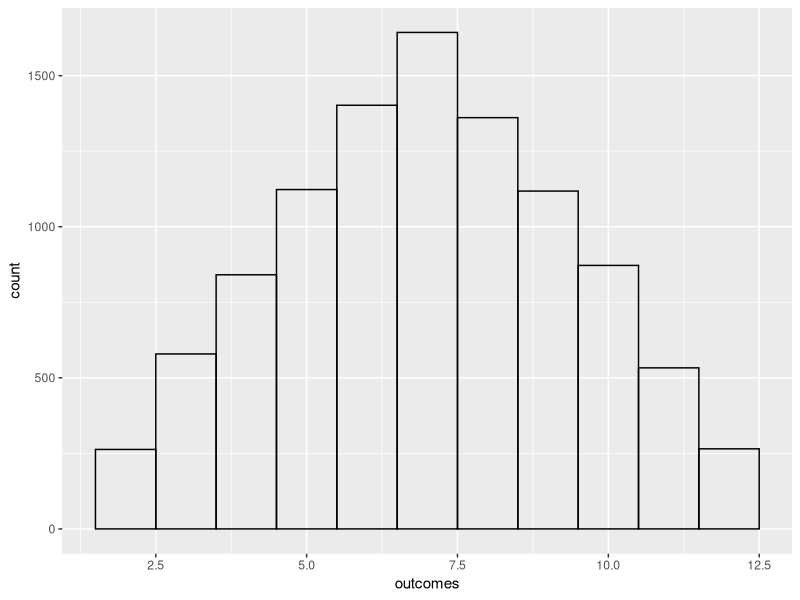
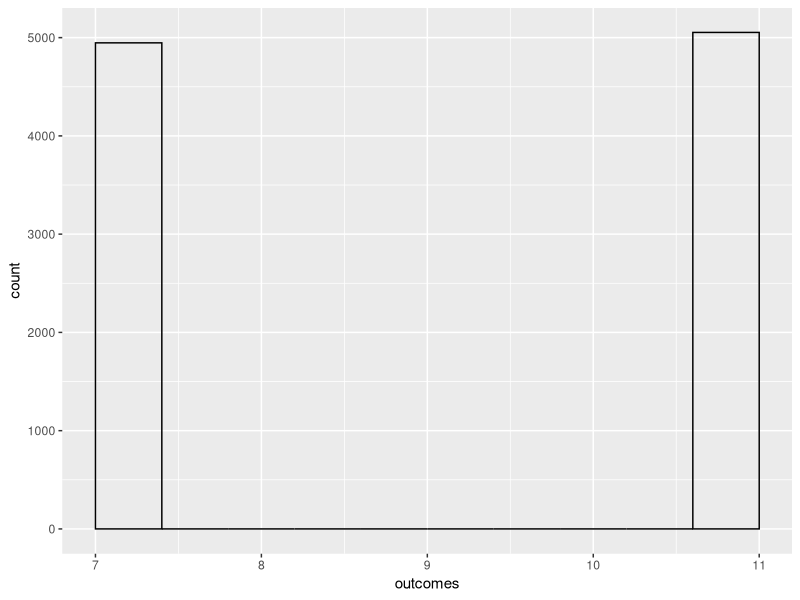
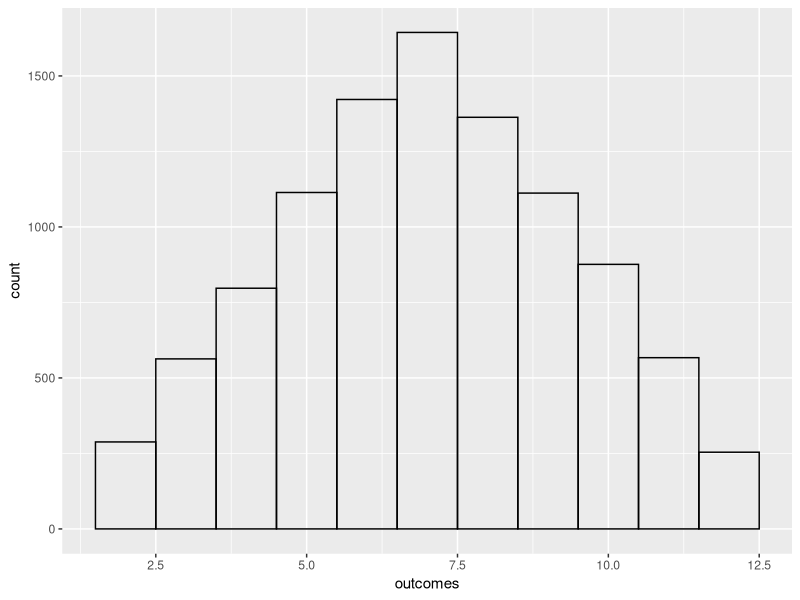

Write the R code that produced these figures, in order.
## ---- chunk 1
event <- replicate(100000, {
    die_1 <- sample(x = 1:6, size = 1, replace = TRUE)
    die_2 <- sample(x = 1:6, size = 1, replace = TRUE)
    (die_1 == 2 * die_2) | (die_2 == 2 * die_1)
})
mean(event)
## ---- chunk 2
event <- replicate(100000, {
    die_1 <- sample(x = 1:6, size = 1, replace = TRUE)
    die_2 <- sample(x = 1:6, size = 1, replace = TRUE)
    die_1 == die_2
})
mean(event)
## ---- chunk 3
event <- replicate(100000, {
    die_1 <- sample(x = 1:6, size = 1, replace = TRUE)
    die_2 <- sample(x = 1:6, size = 1, replace = TRUE)
    abs(die_1 - die_2) == 4
})
mean(event)
## ---- chunk 4
event <- replicate(100000, {
    hat <- sample(x = 1:6, size = 2, replace = FALSE)
    sum(hat) == 4
})
mean(event)
## ---- chunk 5
event <- replicate(100000, {
    box_1 <- sample(x = 1:8, size = 1, replace = TRUE)
    box_2 <- sample(x = 1:8, size = 1, replace = TRUE)
    sum(box_1 + box_2) == 8
})
mean(event)
## ---- chunk 6
event <- replicate(100000, {
    box_1 <- sample(x = 1:8, size = 1, replace = TRUE)
    box_2 <- sample(x = 1:8, size = 1, replace = TRUE)
    box_1 == 2 | box_2 == 2
})
mean(event)
## ---- chunk 7
event <- replicate(100000, {
    mms <- sample(x = c("yellow", "red", "orange", "brown", "green", "blue"),
     size = 4, p = c(0.14, 0.13, 0.20, 0.12, 0.20, 0.21), replace = TRUE)
    "blue" %in% mms
})
mean(event)
## ---- chunk 8
event <- replicate(100000, {
    mms <- sample(x = c("yellow", "red", "orange", "brown", "green", "blue"),
     size = 6, p = c(0.14, 0.13, 0.20, 0.12, 0.20, 0.21), replace = TRUE)
    length(unique(mms)) == 6
})
mean(event)
## ---- chunk 9
event <- replicate(100000, {
    mms <- sample(x = c("yellow", "red", "orange", "brown", "green", "blue"),
     size = 30, p = c(0.14, 0.13, 0.20, 0.12, 0.20, 0.21), replace = TRUE)
    sum(mms == "blue") >= 9 & sum(mms == "orange") >= 6
})
mean(event)
## ---- chunk 10
event <- replicate(100000, {
    person_1 <- sample(x = c("A", "AB", "B", "O"),
     size = 1, p = c(0.40, 0.04, 0.11, 0.45), replace = TRUE)
    person_2 <- sample(x = c("A", "AB", "B", "O"),
     size = 1, p = c(0.40, 0.04, 0.11, 0.45), replace = TRUE)

    person_1 == person_2
})
mean(event)
## ---- chunk 11
event <- replicate(100000, {
    dice_1 <- sample(x = 1:6, size = 1, replace = TRUE)
    dice_2 <- sample(x = 1:6, size = 1, replace = TRUE)
    dice_1 + dice_2 == 10
})
mean(event)

## ---- chunk 12
event <- replicate(100000, {
    tosses <- sample(x = c("H", "T"), size = 7, replace = TRUE)
    sum(tosses == "H") == 3
})
mean(event)
## ---- chunk 13
event <- replicate(100000, {
    tosses <- sample(x = c("H", "T"), size = 7, replace = TRUE)
    sum(tosses == "H") >= 3
})
mean(event)
## ---- chunk 14
event <- replicate(100000, {
    dice <- sample(x = 1:6, size = 5, replace = TRUE)
    sum(dice) >= 15 & sum(dice) <= 20
})
mean(event)
## ---- chunk 15
event <- replicate(100000, {
    tosses <- sample(x = 1:6, size = 20, replace = TRUE)
    cumulative_sum <- cumsum(tosses)
    any(cumulative_sum == 20)
})
mean(event)
## ---- chunk 16
library(ggplot2)

outcomes <- replicate(10000, {
    dice_1 <- sample(x = 1:6, size = 1, replace = TRUE)
    dice_2 <- sample(x = 1:6, size = 1, replace = TRUE)
    dice_1 + dice_2
})
df <- data.frame(outcomes)
ggplot(data = df, mapping = aes(outcomes), fill = "transparent") +
geom_histogram(bins = 11, fill = "transparent", color = "black")
## ---- chunk 17
library(ggplot2)

outcomes <- replicate(10000, {
    dice_1 <- sample(x = c(5, 5, 5, 5, 5, 5), size = 1, replace = TRUE)
    dice_2 <- sample(x = c(2, 2, 2, 6, 6, 6), size = 1, replace = TRUE)
    dice_1 + dice_2
})
df <- data.frame(outcomes)
ggplot(data = df, mapping = aes(outcomes), fill = "transparent") +
geom_histogram(bins = 11, fill = "transparent", color = "black")
## ---- chunk 18
library(ggplot2)

outcomes <- replicate(10000, {
    dice_1 <- sample(x = c(1, 2, 2, 3, 3, 4), size = 1, replace = TRUE)
    dice_2 <- sample(x = c(1, 3, 4, 5, 6, 8), size = 1, replace = TRUE)
    dice_1 + dice_2
})
df <- data.frame(outcomes)
ggplot(data = df, mapping = aes(outcomes), fill = "transparent") +
geom_histogram(bins = 11, fill = "transparent", color = "black")
## ---- chunk 19
event <- replicate(100000, {
    my_birthday <- sample(x = 1:365, size = 1, replace = TRUE)
    other_people_birthdays <- sample(x = 1:365, size = 199, replace = TRUE)
    any(other_people_birthdays == my_birthday)
})
mean(event)
## ---- chunk 20
event <- replicate(100000, {
    birthdays <- sample(x = 1:(365 * 24), size = 100, replace = TRUE)
    sum(duplicated(birthdays)) >= 1
})
mean(event)
## ---- chunk 21
event <- replicate(100000, {
    birthdays <- sample(x = 1:365, size = 50, replace = TRUE)
    birthday_table <- table(birthdays)
    length(birthday_table[birthday_table >= 3])
})
mean(event)
## ---- chunk 22
event  <- replicate(100000, {
    selected_urns <- sample(x =  1:20, size = 100, replace = TRUE)
    length(unique(selected_urns)) < 20
})
mean(event)
## ---- chunk 23
deck <- c("2", "3", "4", "5", "6", "7", "8", "9", "10", "10", "10", "10", "A")
event  <- replicate(100000, {
    cards <- sample(x = deck, size = 2, replace = TRUE)
    (cards[1] == "A" && cards[2] == "10") ||
    (cards[1] == "10" && cards[2] == "A")
})
mean(event)
## ---- chunk 24
deck <- c("2", "3", "4", "5", "6", "7", "8", "9", "10", "10", "10", "10", "A")
event  <- replicate(100000, {
    cards <- sample(x = deck, size = 2, replace = TRUE)
    (cards[1] == "9" && cards[2] == "10") ||
    (cards[1] == "10" && cards[2] == "9") ||
    (cards[1] == "A" && cards[2] == "8")  ||
    (cards[1] == "8" && cards[2] == "A")
})
mean(event)
